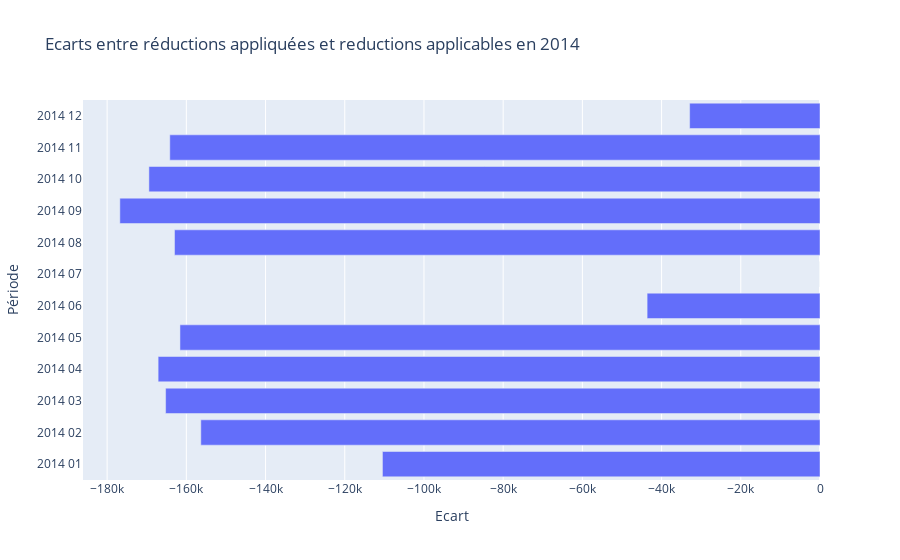

The notebook cell this image was saved under:
### Code cell
# Dataviz
import plotly.express as px
fig=px.bar(df8,x = 'Ecart',title = "Ecarts entre réductions appliquées et reductions applicables en 2014")
fig.show()

### Figure 1 — Plotly figure (JSON) as saved in the notebook; plotly's stock layout.template omitted (floating-point values rounded to 4 significant figures)
{"data": [{"alignmentgroup": "True", "hovertemplate": "Ecart=%{x}<br>Période=%{y}<extra></extra>", "legendgroup": "", "marker": {"color": "#636efa", "pattern": {"shape": ""}}, "name": "", "offsetgroup": "", "orientation": "h", "showlegend": false, "textposition": "auto", "type": "bar", "x": [-110500.0, -156300.0, -165200.0, -167100.0, -161600.0, -43650.0, 0, -163000.0, -176800.0, -169500.0, -164200.0, -32920.0], "xaxis": "x", "y": ["2014 01", "2014 02", "2014 03", "2014 04", "2014 05", "2014 06", "2014 07", "2014 08", "2014 09", "2014 10", "2014 11", "2014 12"], "yaxis": "y"}], "layout": {"barmode": "relative", "legend": {"tracegroupgap": 0}, "title": {"text": "Ecarts entre réductions appliquées et reductions applicables en 2014"}, "xaxis": {"anchor": "y", "domain": [0, 1], "title": {"text": "Ecart"}}, "yaxis": {"anchor": "x", "domain": [0, 1], "title": {"text": "Période"}}}}
